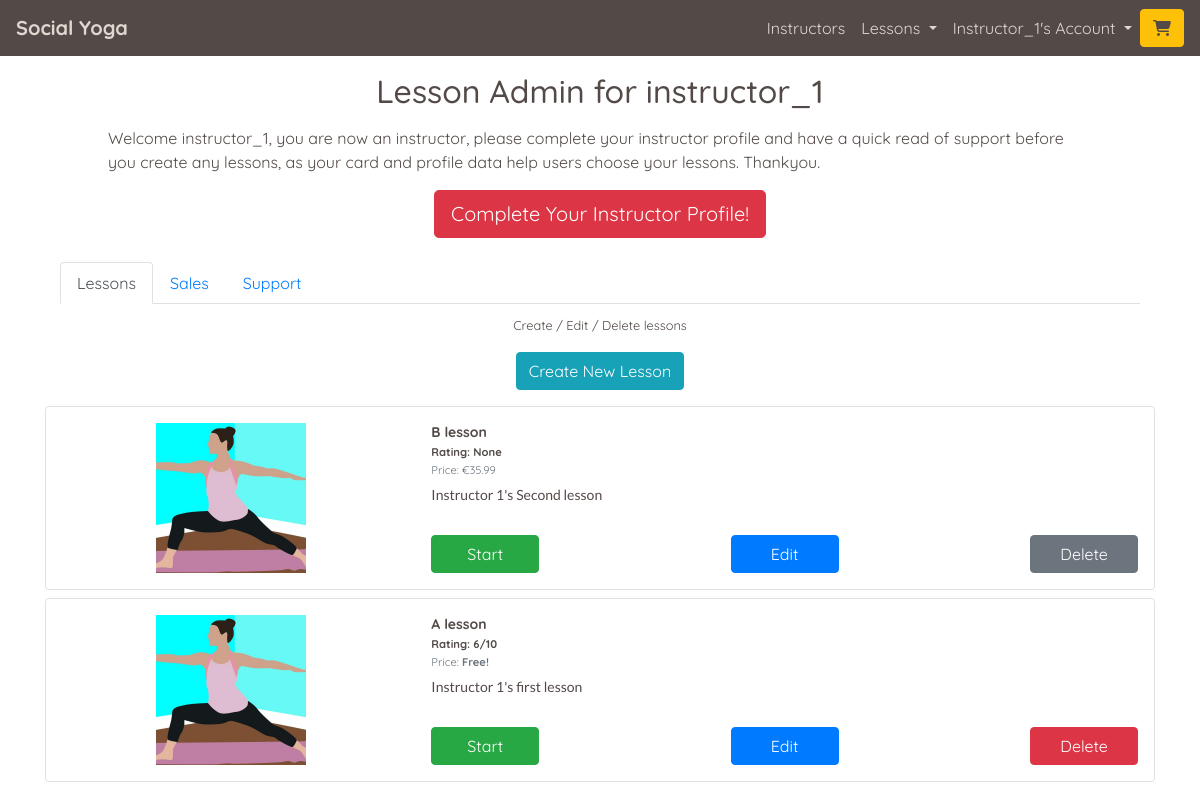
/lessons/instructor_admin/ (signed in), run on the app's committed database.
### profiles/models.py (models this page shows, shortened)
class UserProfile(models.Model):
    user = models.OneToOneField(User, on_delete=models.CASCADE)
    first_name = models.CharField(max_length=50, null=False, blank=False)
    last_name = models.CharField(max_length=50, null=False, blank=False)
    is_instructor = models.BooleanField(default=False)
    requested_instructor_status = models.BooleanField(default=False)
    card_description = models.TextField(max_length=256, blank=True, default='')
    profile_description = models.TextField(max_length=650,
                                           blank=True,
                                           default='')
    image = ResizedImageField(size=[600, 600],
                              quality=75,
                              crop=['middle', 'center'],
                              force_format='JPEG',
                              null=True,
                              blank=True,
                              upload_to='profile_images/')
    rating = models.DecimalField(max_digits=5,
                                 decimal_places=0,
                                 null=True,
                                 blank=True)
    lesson_count = models.IntegerField(default=0, editable=False)
    def __str__(self):
        return self.user.username

### lessons/models.py (models this page shows, shortened)
class Lesson(models.Model):
    lesson_id = models.CharField(max_length=32,
                                 null=False,
                                 editable=False)
    instructor_profile = models.ForeignKey(UserProfile,
                                           on_delete=models.SET_NULL,
                                           null=True,
                                           blank=True,
                                           related_name='lessons')
    lesson_name = models.CharField(max_length=32,
                                   null=False,
                                   editable=True)
    card_description = models.TextField(max_length=254)
    description = models.TextField(max_length=2048)
    image = ResizedImageField(size=[600, 600],
                              quality=75,
                              crop=['middle', 'center'],
                              force_format='JPEG',
                              upload_to='lesson_images/')
    rating = models.DecimalField(max_digits=5,
                                 decimal_places=0,
                                 null=True, blank=True)
    video_url = models.URLField(max_length=1024,
                                blank=False,
                                null=False)
    time = models.IntegerField(blank=False, null=False)
    is_free = models.BooleanField(default=True)
    price = models.DecimalField(max_digits=6,
                                decimal_places=2,
                                blank=False,
                                null=False,
                                default=0.00)

### lessons/views.py (the view)
# urls.py: path('instructor_admin/', views.instructor_admin, name='instructor_admin'),
@login_required
def instructor_admin(request):
    instructor_profile_incomplete = False
    profile = get_object_or_404(UserProfile, user=request.user)
    if not profile.is_instructor:
        messages.error(request, 'Only instructors can do this.')
        return redirect('home')
    template = 'lessons/instructor_admin.html'
    instructor_created_lessons = Lesson.objects.filter(
        instructor_profile=profile).order_by('-pk')
    customer_purchases = OrderLineItem.objects.filter(
        lesson__in=instructor_created_lessons).values_list('lesson', flat=True)
    sales = OrderLineItem.objects.filter(
        lesson__in=instructor_created_lessons).order_by('-order__date')
    if profile.profile_description == '' or profile.card_description == '':
        instructor_profile_incomplete = True
    context = {
        'profile': profile,
        'instructor_created_lessons': instructor_created_lessons,
        'customer_purchases': customer_purchases,
        'sales': sales,
        'instructor_profile_incomplete': instructor_profile_incomplete
    }
    return render(request, template, context)

### home/contexts.py (called while the page is built)
def purchased_lessons(request):
    profile = get_profile_or_none(request)
    purchased = None
    purchased_lesson_ids = []
    if profile:
        purchased = OrderLineItem.objects.filter(profile=profile)
        if purchased:
            for item in purchased:
                purchased_lesson_ids.append(item.lesson.lesson_id)
    context = {
        'purchased_lessons': purchased,
        'purchased_lesson_ids': purchased_lesson_ids,
    }
    return context

### lessons/templatetags/site_utils.py (called while the page is built)
@register.filter(name='deduct_lineitem_sales_percentage')
def deduct__lineitem_sales_percentage(value, percentage):
    site_percentage = percentage,
    discount = value * Decimal(site_percentage[0]) / 100
    value -= discount
    return value

### yoga/utils.py (called while the page is built)
def get_profile_or_none(request):
    try:
        return UserProfile.objects.get(user=request.user)
    except Exception:
        return None

### lessons/templates/lessons/instructor_admin.html (shortened to what this page needs)
{% extends "base.html" %}
{% load static %}
{% load site_utils %}
{% block page_header %}
<div class="container header-container">
    <div class="row">
        <div class="col">
            <h1 class="text-center title-text mt-3 mb-0">Lesson Admin for {{ profile }}</h1>
        </div>
    </div>
</div>
{% endblock %}
{% block content %}
<div class="overlay"></div>
<div class="container page-contents">
    {% if instructor_profile_incomplete %}
        <div class="row mx-auto">
            <div class="col-12">
                <p class="mx-5 my-3">
                    Welcome {{ profile }}, you are now an instructor, please complete your instructor profile and have a quick read of support before you create any lessons, as your card and profile data help users choose your lessons.  Thankyou.
                </p>
                <p class="text-center">
                    <a href="{% url 'edit_profile' %}" class="btn btn-lg btn-md-lg btn-danger rounded-20">
                        Complete Your Instructor Profile!
                    </a>
                </p>
            </div>
        </div>
    {% endif %}
    <div class="row mx-auto">
        <div class="col-12">
            <ul class="nav nav-tabs my-2" id="myTab" role="tablist">
                <li class="nav-item" role="presentation">
                    <a class="nav-link active" id="lessons-tab" data-toggle="tab" href="#lessons" role="tab" aria-controls="lessons" aria-selected="true">Lessons</a>
                </li>
                <li class="nav-item" role="presentation">
                    <a class="nav-link" id="sales-tab" data-toggle="tab" href="#sales" role="tab" aria-controls="sales" aria-selected="false">Sales</a>
                </li>
                <li class="nav-item" role="presentation">
                    <a class="nav-link" id="support-tab" data-toggle="tab" href="#support" role="tab" aria-controls="support" aria-selected="false">Support</a>
                </li>
                </ul>
                <div class="tab-content" id="myTabContent">
                <div class="tab-pane fade show active" id="lessons" role="tabpanel" aria-labelledby="lessons-tab">
                    <p class="text-center"><small>Create / Edit / Delete lessons</small></p>
                    <div class="div">
                        <p class="text-center"><a class="btn btn-info" href="{% url 'create_lesson' %}" role="button">Create New Lesson</a></p>
                    </div>
                    {% if instructor_created_lessons %}
                        {% for lesson in instructor_created_lessons %}
                            <div class="row border custom-border my-2 instructor-admin-card-text">
                                <div class="col-12 col-md-4">
                                    {% if lesson.image %}
                                        <div class="lesson-card-image-container m-auto p-3 text-center">
                                            <img class="img-fluid lesson-admin-images" src="{{ lesson.image.url }}" alt="{{ lesson.lesson_name }}">
                                        </div>
                                    {% endif %}
                                </div>
                                <div class="col-12 col-md-8 p-3 d-flex flex-column">
                                    <p class="mb-0"><strong>{{ lesson.lesson_name }}</strong></p>
                                    <p class="card-text mb-0"><small><strong>Rating: {{ lesson.rating }}{% if lesson.rating %}/10{% endif %}</strong></small></p>
                                    {% if lesson.price > 0 %}
                                        <p class="card-text mb-0"><small class="text-muted">Price: €{{ lesson.price }}</small></p>
                                    {% else %}
                                        <p class="card-text mb-0"><small class="text-muted">Price: <strong>Free!</strong></small></p>
                                    {% endif %}
                                    <p class="card-text alt-font mt-2">{{ lesson.card_description }}</p>
                                    <div class="row mt-auto">
                                        <div class="col-4">
                                            <p class="text-left mb-0"><a class="btn btn-success instructor-admin-button" href="{% url 'studio' lesson.lesson_id %}" role="button">Start</a></p>
                                        </div>
                                        <div class="col-4">
                                            <p class="text-center mb-0"><a class="btn btn-primary instructor-admin-button" href="{% url 'edit_lesson' lesson.lesson_id %}" role="button">Edit</a></p>
                                        </div>
                                        <div class="col-4">
                                            {% if lesson.pk not in customer_purchases %}
                                                <p class="text-right mb-0">
                                                    <button type="button" class="btn btn-danger instructor-admin-button" onclick="delete_lesson_modal(`{% url 'delete_lesson' lesson.lesson_id %}`)">
                                                        Delete
                                                    </button>
                                                </p>
                                            {% else %}
                                                <p class="text-right mb-0"><a class="btn btn-secondary instructor-admin-button" role="button" data-toggle="popover" title="Warning" data-placement="bottom" data-content="Cannot Delete.  You can only edit a lesson customers have purchased.">Delete</a></p>
                                            {% endif %}
                                        </div>
                                    </div>
                                </div>
                            </div>
                        {% endfor %}
                    {% else %}
                        <p class="text-center">You have not created any lessons yet</p>
                    {% endif %}
                </div>
            </div>
        </div>
    </div>
</div>
{% endblock %}

### templates/base.html (shortened to what this page needs)
{% load static %}
<!doctype html>
<html lang="en">
  <head>
    {% block corecss %}
      <link rel="stylesheet" href="https://cdn.jsdelivr.net/npm/bootstrap@4.5.3/dist/css/bootstrap.min.css">
      <link rel="stylesheet" href="{% static 'css/base.css' %}" >
    {% endblock %}
</head>
<body>
    <header class="container-fluid fixed-top-desktop-only p-0">
        <nav class="navbar navbar-expand-lg navbar-custom">
            <a class="navbar-brand" href="{% url 'home' %}"><strong>Social Yoga</strong></a>
            {% if user.is_authenticated %}
            <div class="order-0 order-lg-1 ml-auto">
                <a class="btn btn-warning" href="{% url 'view_basket' %}" id="navbar-basket" role="button">
                    <span class="icon">
                        <i class="fas {% if product_count > 0 %}fa-cart-plus{% else %}fa-shopping-cart{% endif %} colour-primary" id="nav-cart-icon"></i>
                    </span>
                </a>
            </div>
            {% endif %}
            <div class="collapse navbar-collapse" id="navbarNav">
                <ul class="navbar-nav ml-auto mb-2 mb-lg-0">
                    <li class="nav-item">
                        <a class="nav-link active" aria-current="page" href="{% url 'instructors' %}">Instructors</a>
                    </li>
                    {% if user.is_authenticated %}
                    <li class="nav-item">
                        <div class="nav-link dropdown">
                            <a class="dropdown-toggle nav-link-format" href="#" role="button" id="lessonsDropdownMenuLink" data-toggle="dropdown" aria-haspopup="true" aria-expanded="false">
                                Lessons
                            </a>
                        </div>
                    </li>
                    {% endif %}
                    <li class="nav-item">
                        <div class="nav-link dropdown">
                            <a class="dropdown-toggle nav-link-format" href="#" role="button" id="accountDropdownMenuLink" data-toggle="dropdown" aria-haspopup="true" aria-expanded="false">
                                {% if user.is_authenticated %}{{ user|title }}'s{% else %}My{% endif %} Account
                            </a>
                        </div>
                    </li>
                </ul>
            </div>
        </nav>
    </header>
        {% block page_header %}
        {% endblock %}
        {% block content %}
        {% endblock %}
</body>
</html>

### static/css/base.css (style rules this page uses)
html { height: 100%; }
body { background: url('/static/images/backgrounds/background-image.jpg') no-repeat center center fixed; background-size: cover; background-position: 75% 40px; height: calc(100vh - 63px); color: #534a47; font-family: 'Quicksand'; font-size: 16px; }
.title-text { font-size: 1.5rem; }
.overlay { height: 100%; width: 100%; top: 0; left: 0; position: fixed; background: white; z-index: -1; }
.header-container { margin-top: 0px; }
.custom-border { border: solid 1px #534a47; border-radius: .25rem; }
.alt-font { font-family: 'Lato'; }
.navbar-custom { background-color: #534a47; }
.navbar-custom a { color: #e0d8d0; }
.colour-primary { color: #534a47 !important; }
.nav-link-format { text-decoration: none; }
.lesson-admin-images { width: 100%; max-width: 150px; }
.instructor-admin-card-text p, .lesson-review-div p:not(:first-child) { line-height: 1.3; font-size: 14px; }
.instructor-admin-button { width: 100%; padding-left: 0; padding-right: 0; }
@media (min-width: 412px) { .instructor-admin-button { width: 75%; } }
@media (min-width: 768px) { .title-text, .index-main-text { font-size: 2rem; } }
@media (min-width: 1200px) { body { background-position: 0 35px; } }
@media (min-width: 1200px) { .header-container { margin-top: 56px; } }
@media (min-width: 1200px) { .fixed-top-desktop-only { position: fixed; top: 0; right: 0; left: 0; z-index: 1049; } }
@media (min-width: 1200px) { .instructor-admin-button { width: 50%; } }

### data on the page
UserProfile: user.username "instructor_1"
Lesson: image (picture), lesson_name "B lesson", rating "None", price "35.99", card_description "Instructor 1's Second lesson", shows "Delete"
Lesson: image (picture), lesson_name "A lesson", rating "6", shows "/10", shows "Price:", price "Free!", card_description "Instructor 1's first lesson", shows "Delete"

### other printed values
{{ user|title }} "Instructor_1"
